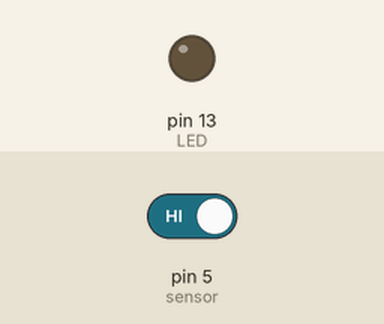
Simulated run of this sketch. Board: Arduino Uno, built with avr-gcc and run on an emulated ATmega328P. On the bench: output pins drawn as LEDs (lit = HIGH). Inputs (shaded band) come from the test bench; at power-on: pin 5 (sensor) HIGH.

Above: at 1.2 s.
1.3 s: pin 5 (sensor) driven LOW
At 2.4 s:
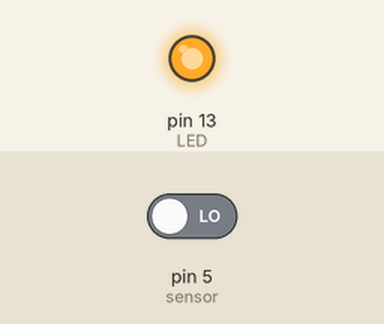
2.8 s: pin 5 (sensor) driven HIGH
At 3.5 s:
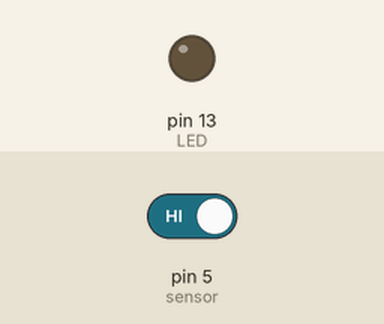
Timing chart, 0 to 5.8 s (numbered marks = the images above; inputs shaded):
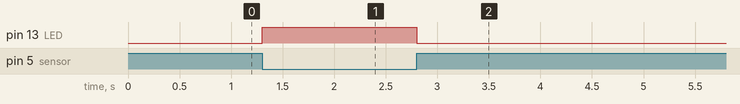

The sketch:

Magnetic_Switch.ino
```cpp
const int sensor = 5; //D1
const int LED = 13; //D7

int state; // 0 close - 1 open wwitch

void setup() {
  // put your setup code here, to run once:
  pinMode(sensor, INPUT_PULLUP);
  // initialize digital pin LED_BUILTIN as an output.
  pinMode(LED, OUTPUT);
}

void loop() {
  // put your main code here, to run repeatedly:
  state = digitalRead(sensor);

  if (state == HIGH){
    digitalWrite(LED, LOW);    // turn the LED off by making the voltage LOW
  }
  else{
    digitalWrite(LED, HIGH);   // turn the LED on (HIGH is the voltage level)
    delay(1);
  }

  /*
  digitalWrite(LED, HIGH);   // turn the LED on (HIGH is the voltage level)
  delay(1000);              // wait for a second
  digitalWrite(LED, LOW);    // turn the LED off by making the voltage LOW
  delay(1000);              // wait for a second
*/
}
```

Measured:
- after the input at 1.3 s, pin 13 (LED): LOW → HIGH at once
- after the input at 2.8 s, pin 13 (LED): HIGH → LOW at once
